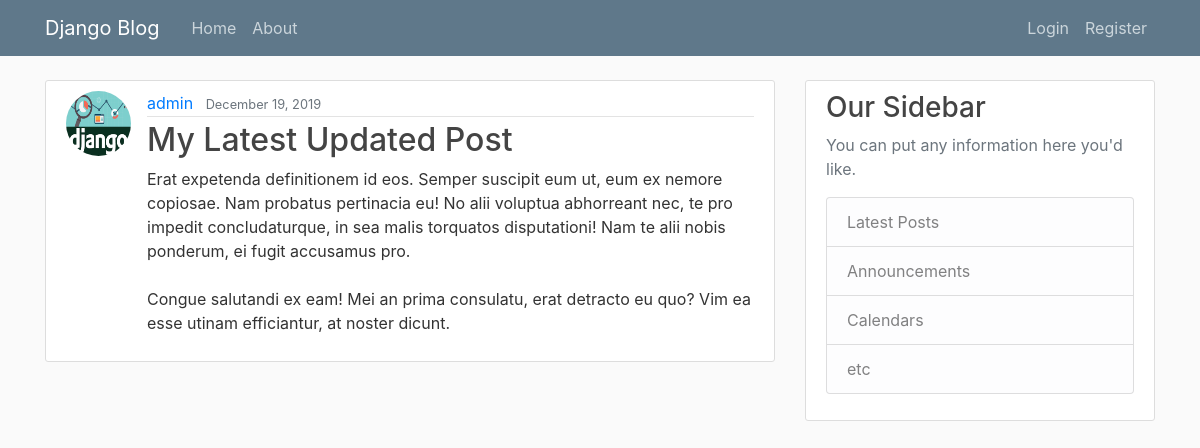
The page /post/30/ on the database its author committed.
### blogapp/models.py (models this page shows, shortened)
class Post(models.Model):
    title = models.CharField(max_length=100)
    content = models.TextField()
    date_posted = models.DateTimeField(default=timezone.now)
    author = models.ForeignKey(User, on_delete=models.CASCADE)

### usersapp/models.py (models this page shows, shortened)
class Profile(models.Model):
    user = models.OneToOneField(User, on_delete=models.CASCADE)
    image = models.ImageField(default="default.jpg", upload_to="profile_pics")

### blogapp/views.py (the view)
# urls.py: path('post/<int:pk>/', PostDetailView.as_view(), name='post-detail'),#default convention
class PostDetailView(DetailView): #Used default convention of django to save lines of code
    model = Post

### blogapp/templates/blogapp/post_detail.html (shortened to what this page needs)
{% extends "blogapp/base.html" %}
{% block content %}
        <article class="media content-section">
          <img class="rounded-circle article-img" src="{{ object.author.profile.image.url }}" alt="">
          <div class="media-body">
            <div class="article-metadata">
              <a class="mr-2" href="{% url 'user-post' object.author.username %}">{{ object.author }}</a>
              <small class="text-muted">{{ object.date_posted | date:"F d, Y" }}</small>
            </div>
            <h2 class="article-title">{{ object.title }}</h2>
            <p class="article-content">{{ object.content }}</p>
          </div>
        </article>
{% endblock content %}

### blogapp/static/blogapp/main.css (style rules this page uses)
body { background: #fafafa; color: #333333; margin-top: 5rem; }
h1, h2, h3, h4, h5, h6 { color: #444444; }
.content-section { background: #ffffff; padding: 10px 20px; border: 1px solid #dddddd; border-radius: 3px; margin-bottom: 20px; }
.article-title { color: #444444; }
.article-content { white-space: pre-line; }
.article-img { height: 65px; width: 65px; margin-right: 16px; }
.article-metadata { padding-bottom: 1px; margin-bottom: 4px; border-bottom: 1px solid #e3e3e3 }

### rows shown on the page
Post: author.profile.image (picture), author "admin", date_posted "December 19, 2019", title "My Latest Updated Post", content "Erat expetenda definitionem id eos. Semper suscipit eum ut, eum ex nemore copiosae. Nam probatus pertinacia eu! No alii voluptua abhorreant nec, te pro impedit concludaturque, in sea malis torquatos disputationi! Nam te alii nobis ponderum, ei fugit accusamus pro. Congue salutandi ex eam! Mei an prima consulatu, erat detracto eu quo? Vim ea esse utinam efficiantur, at noster dicunt."
